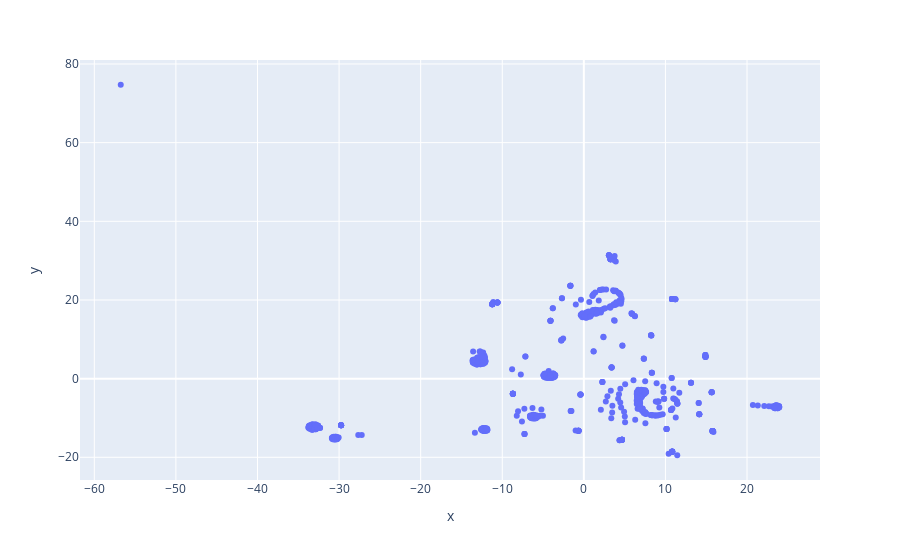

The code cell stored with this chart in its notebook:
### Code cell
# x and y given as DataFrame columns
import plotly.express as px
fig = px.scatter(df_tsne_features, x="x", y="y")
fig.show()

### Figure 1 — Plotly figure (JSON) as saved in the notebook; plotly's stock layout.template omitted (floating-point values rounded to 4 significant figures; data arrays with more than 128 entries replaced by an {"elided": "..."} marker saying what was removed)
{"data": [{"hovertemplate": "x=%{x}<br>y=%{y}<extra></extra>", "legendgroup": "", "marker": {"color": "#636efa", "symbol": "circle"}, "mode": "markers", "name": "", "orientation": "v", "showlegend": false, "type": "scatter", "x": {"elided": "532 float values"}, "xaxis": "x", "y": {"elided": "532 float values"}, "yaxis": "y"}], "layout": {"legend": {"tracegroupgap": 0}, "margin": {"t": 60}, "xaxis": {"anchor": "y", "domain": [0, 1], "title": {"text": "x"}}, "yaxis": {"anchor": "x", "domain": [0, 1], "title": {"text": "y"}}}}
